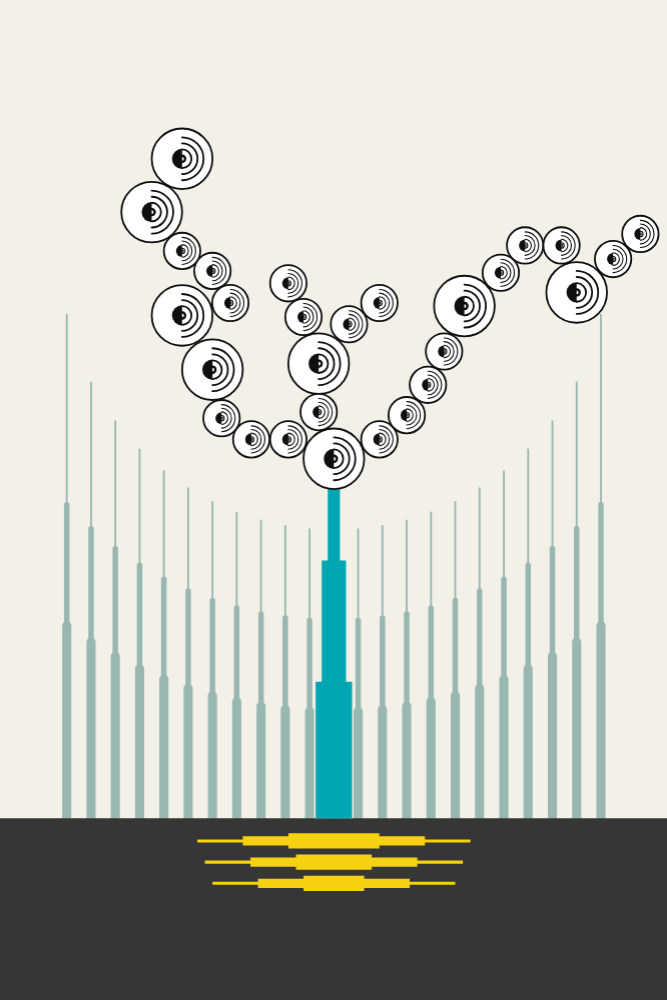
Frame 1 (no input)
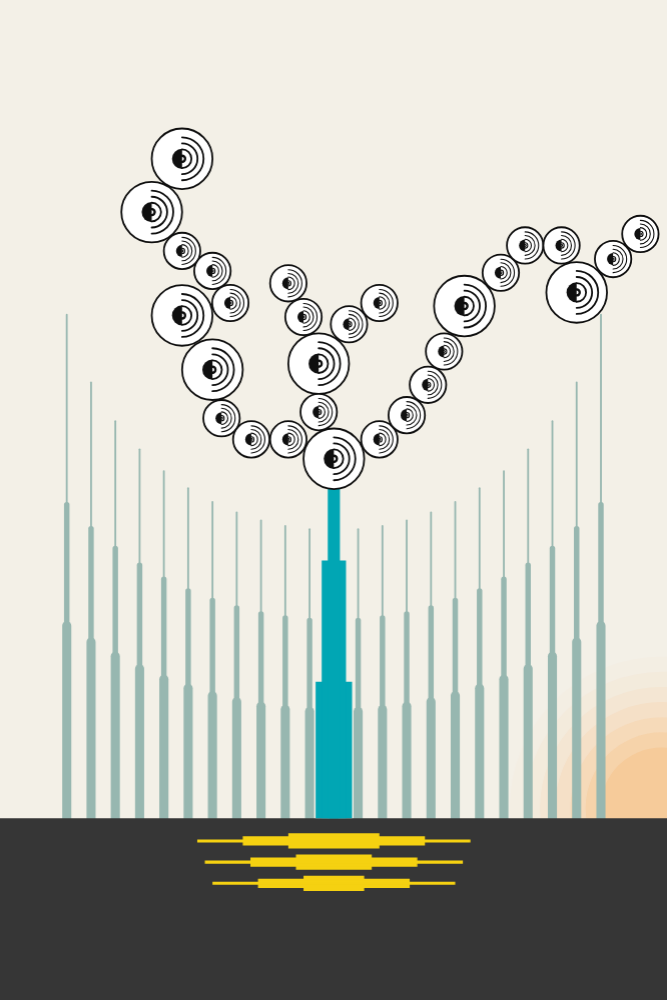
Frame 60 (no input)
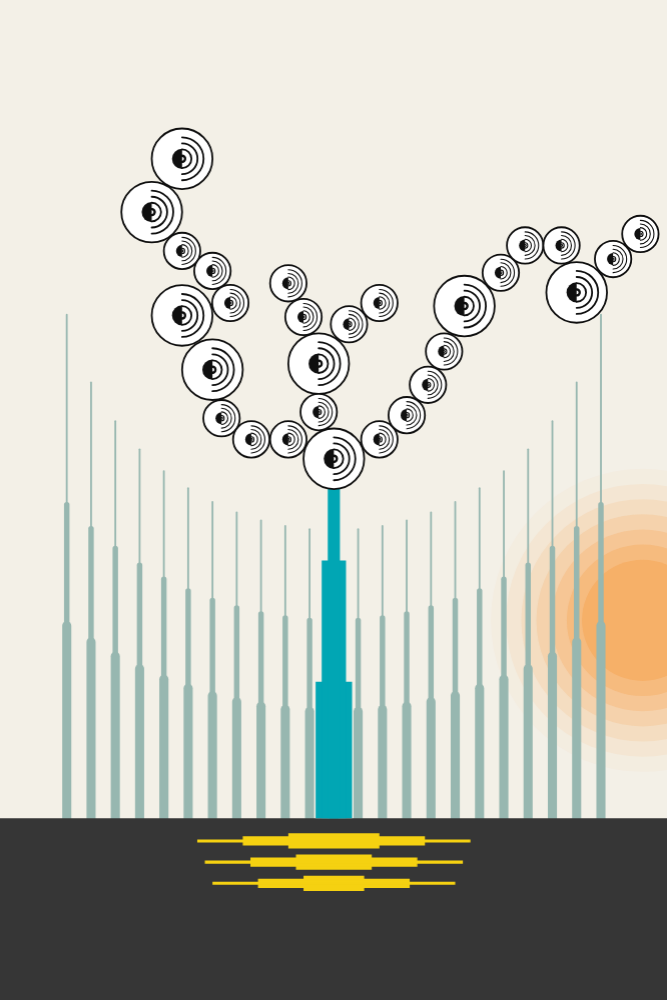
Frame 120 (the mouse pressed at the canvas centre since frame 60)

The p5.js sketch that drew these frames (run headless with seeded random() and noise() and a simulated clock; from frame 60 on, the mouse is pressed at the canvas centre):

// p5.js sketch
// ── sketch.js
let canvasWidth, canvasHeight;
const canvasRatio = 2 / 3; // The aspect ratio of the canvas is set to be 2:3.

let dayDuration = 480;  // Duration of each phase in frames, e.g., 480 frames per phase.
let phase = 1;  // Current phase indicator.
let timer = 0;  // Timer variable for tracking time or frame count.

// Apple size variables
let appleSize = 200;
let appleRadius = appleSize / 2;
let bigAppleScale = 1;
let smallAppleScale = 0.6;

// Array of coordinates for the center of the apples, each object contains an x and y coordinate.
let bigAppleCenters = [
  { x: 400, y: 324 },
  { x: 300, y: 500 },
  { x: 400, y: 841 },
  { x: 500, y: 1020 },
  { x: 850, y: 1000 },
  { x: 900, y: 1314 },
  { x: 1330, y: 810 },
  { x: 1700, y: 765 },
];

let smallAppleCenters = [
  { x: 400, y: 628 },
  { x: 500, y: 694 },
  { x: 559, y: 800 },
  { x: 530, y: 1180 },
  { x: 628, y: 1250 },
  { x: 750, y: 1250 },
  { x: 750, y: 735 },
  { x: 800, y: 846 },
  { x: 850, y: 1160 },
  { x: 950, y: 870 },
  { x: 1050, y: 1250 },
  { x: 1050, y: 800 },
  { x: 1210, y: 1070 },
  { x: 1140, y: 1170 },
  { x: 1263, y: 960 },
  { x: 1450, y: 700 },
  { x: 1530, y: 610 },
  { x: 1820, y: 655 },
  { x: 1650, y: 610 },
  { x: 1910, y: 572 },
];


// Set up the canvas.
function setup() {
  createCanvas(windowWidth, windowHeight);
  calculateCanvasSize();
}


// Draw the elements on the canvas.
function draw() {
  // Call the function corresponding to the current phase.
  switch (phase) {
    case 1:
      dayPhase();
      break;
    case 2:
      sunsetPhase();
      break;
    case 3:
      nightPhase();
      break;
    case 4:
      dawnPhase();
      break;
  }

  // Update the timer and phase.
  updateTimerAndPhase();

  // Draw the static elements.
  drawBackground();

  // Draw apples.
  drawApples(bigAppleCenters, bigAppleScale);
  drawApples(smallAppleCenters, smallAppleScale);
}


// A function to draw the day phase with the sun at its brightest.
function dayPhase() {
  const dayColor = color(243, 240, 231); // Daytime color
  const dayPlanet = new Planet(1, lerp(0, 255, timer / dayDuration), 245, 135, 26);
  drawPhase(dayColor, dayPlanet);
}


// A function to draw the sunset phase with the sun setting.
function sunsetPhase() {
  const sunsetColor = lerpColor(color(243, 240, 231), color(18, 24, 46), timer / dayDuration);
  const sunsetPlanet = new Planet(2, lerp(255, 0, timer / dayDuration), 245, 135, 26);
  drawPhase(sunsetColor, sunsetPlanet);
}


// A function to draw the night phase with the moon and stars.
function nightPhase() {
  const nightColor = color(18, 24, 46); // Nighttime color
  const nightPlanet = new Planet(1, lerp(0, 255, timer / dayDuration), 255, 255, 204);
  drawPhase(nightColor, nightPlanet);
  drawStars(); // Additional stars for the night phase
}


// A function to draw the dawn phase with the moon fading and stars still visible.
function dawnPhase() {
  const dawnColor = lerpColor(color(18, 24, 46), color(243, 240, 231), timer / dayDuration);
  const dawnPlanet = new Planet(2, lerp(255, 0, timer / dayDuration), 255, 255, 204);
  drawPhase(dawnColor, dawnPlanet);
  drawStars(); // Additional stars for the dawn phase
}


// Abstracted function to draw the background color and the celestial body.
function drawPhase(backgroundColor, planet) {
  background(backgroundColor); // Set the background to the phase color
  planet.draw(); // Draw the sun or moon based on the phase
}


// A function to draw the stars on the top half of the canvas.
function drawStars() {
  let numStars = 10;
  for (let i = 0; i < numStars; i++) {
    let starX = random(width);
    let starY = random(height / 2);
    let starSize = random(1, 3);
    let starColor = color(255, 255, 255, random(150, 255));

    noStroke();
    fill(starColor);
    ellipse(starX, starY, starSize, starSize);
  }
}


// A function to draw concentric circular background lines.
function drawBackgroundLines() {
  const numLines = 23;
  const circleCenter = createVector(canvasWidth / 2, canvasHeight / 2); // Center point for circles.

  // Radii for the three groups of lines.
  const radiuses = [scaledElement(900), scaledElement(1200), scaledElement(1500)];
  const gap = scaledElement(220); // Initial offset for the first line.
  const interval = scaledElement(80); // Distance between each line.

  // Draw lines for each group of radius
  radiuses.forEach((radius, index) => {
    const strokeWidth = scaledElement(6 + 12 * index); // Increase stroke weight for each group.
    drawLines(numLines, gap, interval, radius, circleCenter.x, circleCenter.y, strokeWidth);
  });
}


// A function to draw lines that create the circular pattern.
function drawLines(numLines, gap, interval, radius, centerX, centerY, strokeW) {
  strokeWeight(strokeW);
  stroke(151, 183, 176);

  for (let i = 0; i < numLines; i++) {
    const xPosition = gap + i * interval;
    const yStart = canvasHeight; // Start from the bottom of the canvas.
    const distanceFromCenter = xPosition - centerX; // Horizontal distance from the line to the circle center.

    // Only draw the line if it intersects with the circle.
    if (abs(distanceFromCenter) <= radius) {
      const distanceFromEdge = sqrt(radius * radius - distanceFromCenter * distanceFromCenter); // Vertical distance from the line to the circle edge.
      const yEnd = centerY + distanceFromEdge - scaledElement(800); // Calculate y-coordinate for the top of the line.
      line(xPosition, yStart, xPosition, yEnd);
    }
  }
}


// A function to draw the ground.
function drawGround() {
  noStroke();
  const rectHeight = scaledElement(600);
  const baseRectColor = color(54, 54, 54);
  fill(baseRectColor);
  rect(0, canvasHeight - rectHeight, canvasWidth, rectHeight); // Draw the ground rectangle.
}


// A function to draw the tree trunk.
function drawTreeTrunk() {
  const trunkHeight = scaledElement(600);
  fill(1, 166, 180);

  // Define the dimensions and positions of the trunk sections.
  const trunkSections = [
    { width: scaledElement(120), height: scaledElement(450) },
    { width: scaledElement(80), height: scaledElement(850) },
    { width: scaledElement(40), height: scaledElement(1100) },
  ];

  // Draw each section of the trunk.
  trunkSections.forEach(section => {
    const trunkXPos = width / 2 - section.width / 2;
    const trunkYPos = height - (trunkHeight + section.height);
    rect(trunkXPos, trunkYPos, section.width, section.height);
  });
}


// A function to draw the roots of the tree.
function drawRoots() {
  noStroke();
  let rectHeight = scaledElement(600);
  let rectRootX1 = scaledElement(300);
  let rectRootY1 = scaledElement(50);
  let rectRootX2 = scaledElement(600);
  let rectRootY2 = scaledElement(30);
  let rectRootX3 = scaledElement(900);
  let rectRootY3 = scaledElement(10);
  fill(245, 209, 17);
  
  for (i = 0; i < 3; i++) {
    rect(width / 2 - (rectRootX1 - i * scaledElement(50)) / 2, height - (rectHeight - (rectRootY1 + i * scaledElement(70))), rectRootX1 - (i * scaledElement(50)), rectRootY1);
    rect(width / 2 - (rectRootX2 - i * scaledElement(50)) / 2, height - (rectHeight - (rectRootY2 + i * scaledElement(70)) - scaledElement(30)), rectRootX2 - (i * scaledElement(50)), rectRootY2);
    rect(width / 2 - (rectRootX3 - i * scaledElement(50)) / 2, height - (rectHeight - (rectRootY3 + i * scaledElement(70)) - scaledElement(60)), rectRootX3 - (i * scaledElement(50)), rectRootY3);
  }
}


// A function to draw a group of concentric semicircles above a filled arc.
function drawCircleGroup(x, y, radius, scale) {
  let numCircles = 5;  // Numbers of concentric circles.
  let circleSpacing = 20;
  let strokeWidth = 6;
  // Calculate the radius of the semicircle so that it is equal to the radius of the outermost concentric circle.
  let halfappleRadius = radius * scale;

  push();
  translate(x, y); // Translate to specified coordinates.
  rotate(-PI / 2); // Rotate 90 degrees counterclockwise.

  for (let i = 0; i < numCircles; i++) {
    let currentRadius = halfappleRadius - i * circleSpacing;
    noFill();
    stroke(15);
    strokeWeight(strokeWidth * scale); // Stroke width, adjusted according to scaling.
    arc(0, 0, currentRadius * 2 * scale, currentRadius * 2 * scale, 0, PI);
  }

  fill(15);
  noStroke();
  arc(0, 0, halfappleRadius * 2 + strokeWidth * scale, halfappleRadius * 2 + strokeWidth * scale, PI, TWO_PI);

  pop();
}


// A function to draw apples, both big and small ones.
function drawApples(centers, circleScale) {
  for (let center of centers) {
    stroke(15);
    strokeWeight(scaledElement(6));
    fill(255);
    // Draw the apple as a circle with a scaled position and size.
    circle(
      scaledElement(center.x + 200), 
      scaledElement(center.y + 200), 
      scaledElement(appleSize * circleScale)
    );
    // Draw the group of circles that form the apple pattern.
    drawCircleGroup(
      scaledElement(center.x + 200), 
      scaledElement(center.y + 200), 
      scaledElement(appleRadius), 
      scaledElement(circleScale)
    );
  }
}


// A function to draw all background patterns.
function drawBackground() {
  drawBackgroundLines();
  drawGround();
  drawTreeTrunk();
  drawRoots();
}


// A function to update the timer and phase.
function updateTimerAndPhase() {
  timer++;
  if (timer > dayDuration) {
    timer = 0;
    phase = phase < 4 ? phase + 1 : 1;
  }
}


class Planet {
  constructor(status, brightness, r, g, b) {
    this.status = status; // Status of the planet (1 or 2 for different positions).
    this.brightness = brightness; // Brightness of the planet's glow.
    this.color = color(r, g, b); // p5.js color object for the planet.
  }

  // Draw the planet with its layers.
  draw() {
    const angle = this.calculateAngle(); // Current angle based on status and timer.
    const planetCenter = this.calculatePosition(angle); // Get the planet's center x, y coordinates.

    // Draw the planet's layers
    this.drawLayers(planetCenter.x, planetCenter.y);
  }

  // Calculate the angle based on the planet's status and the timer.
  calculateAngle() {
    if (this.status === 1) {
      return map(timer, 0, dayDuration, 0, PI / 2);
    } else if (this.status === 2) {
      return map(timer, 0, dayDuration, PI / 2, PI);
    }
    return 0; // Default to 0 if status is not 1 or 2.
  }

  // Calculate the planet's position based on the given angle.
  calculatePosition(angle) {
    let x, y;
    if (this.status === 1) {
      x = map(cos(angle), -1, 1, 0, width);
      y = map(sin(angle), 0, 1, height, 0);
    } else if (this.status === 2) {
      x = map(cos(angle), 1, -1, width, 0);
      y = map(sin(angle), 1, 0, 0, height);
    }
    return { x, y };
  }

  // Draw the layers of the planet, including the glow effect.
  drawLayers(x, y) {
    const numLayers = 8; // Number of layers for the glow effect.

    for (let i = numLayers; i > 0; i--) {
      // Size of each layer.
      const planetSize = scaledElement(300 + i * 100);
      // Opacity for the glow effect, diminishing with each outer layer.
      const alpha = this.brightness * (1 - i / numLayers);
      // Set the fill color with the appropriate alpha for the layer.
      fill(this.color.levels[0], this.color.levels[1], this.color.levels[2], alpha);

      noStroke();
      ellipse(x, y, planetSize, planetSize);
    }
  }
}


// A function to adjust the value of an element based on the window size.
function scaledElement(inputElement) {
  return inputElement * min(canvasWidth, canvasHeight) / 2200;
}


// This function calculates an appropriate size for the canvas based on the current window size,
// ensuring that the canvas maintains a specific aspect ratio (defined by `canvasRatio`).
function calculateCanvasSize() {
  // Check if the aspect ratio of the window is greater than the canvas ratio.
  if (windowWidth / windowHeight > canvasRatio) {
    canvasHeight = windowHeight;
    canvasWidth = windowHeight * canvasRatio;
  } else {
    // If not, adjust the canvas width to fit the window width while maintaining the canvas ratio.
    canvasWidth = windowWidth;
    canvasHeight = windowWidth / canvasRatio;
  }
  resizeCanvas(canvasWidth, canvasHeight); // Resize the canvas with the calculated dimensions.
}


function windowResized() {
  resizeCanvas(windowWidth, windowHeight); // Adjust the canvas to match the window size.
  calculateCanvasSize(); // Recalculate and set the canvas size to maintain the desired ratio.
}
